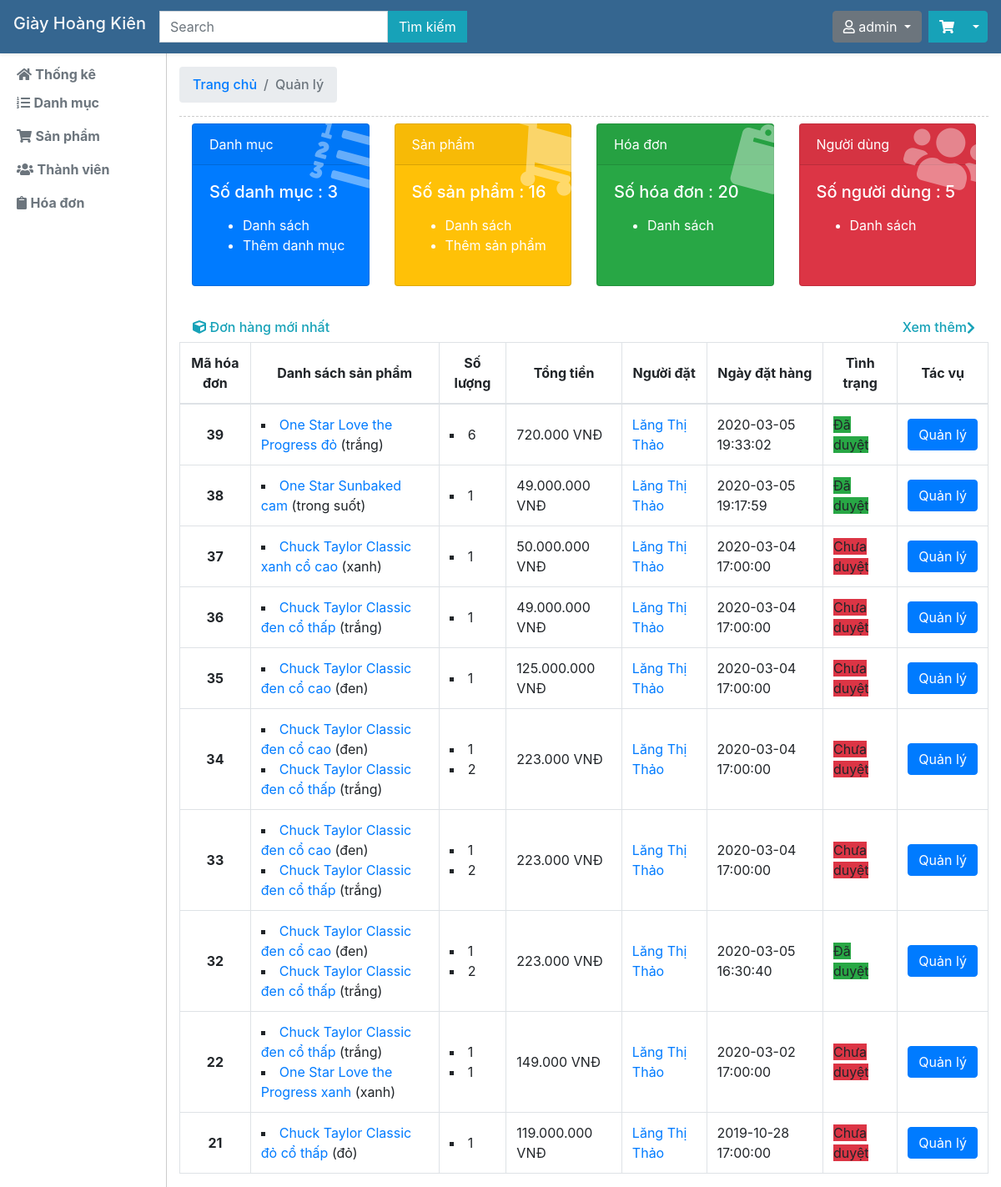
Page /quanly.php (signed in) on the committed database.
### tables this page shows
CREATE TABLE `hoadon` (
  `id_hoadon` int(10) NOT NULL,
  `listidsanpham` varchar(255) NOT NULL,
  `listsoluongsanpham` varchar(500) NOT NULL,
  `tongtien` varchar(255) NOT NULL,
  `idthanhvien` int(10) NOT NULL,
  `ngaygiaohang` timestamp NOT NULL DEFAULT current_timestamp() ON UPDATE current_timestamp(),
  `tinhtrang` tinyint(1) NOT NULL DEFAULT 0,
  `hoten` varchar(255) NOT NULL,
  `email` varchar(255) NOT NULL,
  `sodienthoai` varchar(15) NOT NULL,
  `diachi` text NOT NULL,
  `listmausac` varchar(255) NOT NULL,
  `phuongthuc` int(11) NOT NULL
);

CREATE TABLE `sanpham` (
  `id_sanpham` int(10) NOT NULL,
  `ten` varchar(255) NOT NULL,
  `gia` varchar(255) NOT NULL,
  `mota` text NOT NULL,
  `anhdaidien` varchar(255) NOT NULL,
  `mausac` varchar(255) NOT NULL,
  `soluong` varchar(255) NOT NULL,
  `iddanhmuc` int(10) NOT NULL
);

CREATE TABLE `thanhvien` (
  `id_thanhvien` int(10) NOT NULL,
  `tendangnhap` varchar(255) NOT NULL,
  `matkhau` varchar(255) NOT NULL,
  `hoten` varchar(255) NOT NULL,
  `email` varchar(255) NOT NULL,
  `sodienthoai` varchar(15) NOT NULL,
  `diachi` text NOT NULL,
  `level` tinyint(1) NOT NULL DEFAULT 0
);

### controller/quanly.php (called while the page is built, shortened)
<?php
class Controller
{
	protected $model;
	public function __construct(){
		require_once('./model/model.php');
		$this->model = new Model();
	}
	public function index(){
		$listhoadon = $this->model->getsHoaDon(10);
		require_once('./view/quanly.php');
	}
}
 ?>

### model/model.php (called while the page is built, shortened)
<?php
class Model
{
	protected $host,$db,$user,$pass,$conn;
	public function __construct(){
		$this->host = 'localhost';
		$this->db = 'web_giay';
		$this->user = 'root';
		$this->pass = '';
		$this->conn = new mysqli($this->host,$this->user,$this->pass,$this->db);
		$this->conn->set_charset("utf8");
	}
	public function count($table){
		$sql = "SELECT * FROM $table";
		$r = $this->conn->query($sql);
		return $r->num_rows;
	}
	public function getsHoaDon($limit=100){
		$sql = "SELECT * FROM hoadon ORDER BY id_hoadon DESC LIMIT $limit";
		$result = $this->conn->query($sql);
		if($result->num_rows > 0){
			return $result;
		} else {
			return null;
		}
	}
	public function getSanPham($id){
		$sql = "SELECT * FROM sanpham WHERE id_sanpham=$id";
		$result = $this->conn->query($sql);
		if($result->num_rows > 0){
			return $result->fetch_assoc();
		} else {
			return null;
		}
	}
	public function getThanhVienByID($id){
		$sql = "SELECT * FROM thanhvien WHERE id_thanhvien=$id";
		$result = $this->conn->query($sql);
		if($result->num_rows > 0)
			return $result->fetch_assoc();
		return false;
	}
}
 ?>

### view/quanly.php (the view, shortened to what this page needs)
<?php require_once('./view/header_quanly.php') ?>
<h6 class="sidebar-heading d-flex justify-content-between align-items-center mt-4 mb-2 text-success" style="border-bottom: 1px dashed #ccc">
  <nav aria-label="breadcrumb">
      <ol class="breadcrumb">
        <li class="breadcrumb-item"><a href="index.php">Trang chủ</a></li>
        <li class="breadcrumb-item active" aria-current="page">Quản lý</li>
      </ol>
    </nav>
</h6>
<div class="row">
    <div class="col-12">
        <div class="card-deck m-0">
            <div class="card text-white bg-primary mb-3" style="max-width: 18rem;">
                <div class="card-header">Danh mục
                    <div class="card-body-icon">
                        <i class="fas fa-list-ol"></i>
                    </div>
                </div>
                <div class="card-body">
                    <h5 class="card-title">Số danh mục : <?php echo $this->model->count('danhmuc') ?></h5>
                    <p class="card-text">
                        <ul>
                            <li><a href="#" class="text-white">Danh sách</a></li>
                            <li><a href="#" class="text-white">Thêm danh mục</a></li>
                        </ul>
                    </p>
                </div>
            </div>
            <div class="card text-white bg-warning mb-3" style="max-width: 18rem;">
                <div class="card-header">Sản phẩm
                    <div class="card-body-icon">
                        <i class="fas fa-shopping-cart"></i>
                    </div>
                </div>
                <div class="card-body">
                    <h5 class="card-title">Số sản phẩm : <?php echo $this->model->count('sanpham') ?></h5>
                    <p class="card-text">
                        <ul>
                            <li><a href="#" class="text-white">Danh sách</a></li>
                            <li><a href="#" class="text-white">Thêm sản phẩm</a></li>
                        </ul>
                    </p>
                </div>
            </div>
            <div class="card text-white bg-success mb-3" style="max-width: 18rem;">
                <div class="card-header">Hóa đơn
                    <div class="card-body-icon">
                        <i class="fas fa-clipboard"></i>
                    </div>
                </div>
                <div class="card-body">
                    <h5 class="card-title">Số hóa đơn : <?php echo $this->model->count('hoadon') ?></h5>
                    <p class="card-text">
                        <ul>
                            <li><a href="#" class="text-white">Danh sách</a></li>
                        </ul>
                    </p>
                </div>
            </div>
            <div class="card text-white bg-danger mb-3" style="max-width: 18rem;">
                <div class="card-header">Người dùng
                    <div class="card-body-icon">
                        <i class="fas fa-users"></i>
                    </div>
                </div>
                <div class="card-body">
                    <h5 class="card-title">Số người dùng : <?php echo $this->model->count('thanhvien') ?></h5>
                    <p class="card-text">
                        <ul>
                            <li><a href="#" class="text-white">Danh sách</a></li>
                        </ul>
                    </p>
                </div>
            </div>
        </div>
    </div>
</div>
<div class="row">
    <div class="col-12">
        <h6 class="sidebar-heading d-flex justify-content-between align-items-center px-3 mt-4 mb-2 text-info">
          <span><i class="fas fa-cube"></i>  Đơn hàng mới nhất</span>
          <a class="d-flex align-items-center text-info" href="#">
            Xem thêm <i class="fas fa-chevron-right"></i>
          </a>
        </h6>
        <table class="table table-hover table-bordered">
            <thead>
                <tr>
                    <th scope="col" class="align-middle text-center">Mã hóa đơn</th>
                    <th scope="col" class="align-middle text-center">Danh sách sản phẩm</th>
                    <th scope="col" class="align-middle text-center">Số lượng</th>
                    <th scope="col" class="align-middle text-center">Tổng tiền</th>
                    <th scope="col" class="align-middle text-center">Người đặt</th>
                    <th scope="col" class="align-middle text-center">Ngày đặt hàng</th>
                    <th scope="col" class="align-middle text-center">Tình trạng</th>
                    <th scope="col" class="align-middle text-center">Tác vụ</th>
                </tr>
            </thead>
            <tbody>
                <?php $i=1;if(is_null($listhoadon)){
                    echo '<tr><td colspan="8">Chưa có hóa đơn nào !</td></tr>';
                } else {
                while($hd = $listhoadon->fetch_assoc()){ ?>
                <tr>
                    <th scope="row" class="align-middle text-center"><?php echo $hd['id_hoadon'] ?></th>
                    <td class="align-middle">
                        <?php
                        $mang_sanpham = explode('|', $hd['listidsanpham']);
                        $mang_mausac = explode('|', $hd['listmausac']);
                        foreach($mang_sanpham as $key=>$sp){ ?>
                            <li style="list-style: square;">
                                <a href="sanpham.php?id=<?php echo $sp ?>"><?php echo $this->model->getSanPham($sp)['ten'] ?></a> (<?php echo $mang_mausac[$key] ?>)
                            </li>
                        <?php } ?>
                    </td>
                    <td class="align-middle">
                        <?php
                        $mang_soluong = explode('|', $hd['listsoluongsanpham']);
                        foreach($mang_soluong as $sl){ ?>
                            <li style="list-style: square;">
                                <?php echo $sl ?>
                            </li>
                        <?php } ?>
                    </td>
                    <td class="align-middle">
                        <?php echo $hd['tongtien'] ?>.000 VNĐ
                    </td>
                    <td class="align-middle">
                        <a href="thanhvien.php?id=<?php echo $hd['idthanhvien'] ?>"><?php echo $this->model->getThanhVienByID($hd['idthanhvien'])['hoten'] ?></a>
                    </td>
                    <td class="align-middle">
                        <?php echo $hd['ngaygiaohang']; ?>
                    </td>
                    <td class="align-middle">
                        <?php if($hd['tinhtrang']==0) echo '<span class="bg-danger">Chưa duyệt</span>';if($hd['tinhtrang']==1) echo '<span class="bg-success">Đã duyệt</span>';  ?>
                    </td>
                    <td class="align-middle">
                        <a href="quanly.php?task=cthd&id=<?php echo $hd['id_hoadon'] ?>" class="btn btn-primary">Quản lý</a>
                    </td>
                </tr>
                <?php } }?>
            </tbody>
        </table>
    </div>
</div>
<?php require_once('./view/footer_quanly.php') ?>

### quanly.php (shortened to what this page needs)
<?php
require_once('./controller/quanly.php');
$controller = new Controller();
$task = isset($_GET['task']) ? $_GET['task'] : 'error';
switch ($task) {
	default:
		$controller->index();
		break;
}
 ?>

### view/header_quanly.php (shortened to what this page needs)
<!DOCTYPE html>
<html lang="en">
<head>
    <link rel="stylesheet" href="assets/bootstrap/css/bootstrap.min.css">
    <link rel="stylesheet" href="assets/font-awesome/css/all.min.css">
</head>
<body>
    <?php require_once('./view/navbar.php') ?>
    <div class="container-fluid">
        <div class="row">
            <div class="col-md-2">
                <div class="sidebar-sticky fixed-top px-1 col-2">
                    <h6 class="sidebar-heading d-flex justify-content-between align-items-center px-3 mt-4 mb-1  text-secondary">
                      <a href="quanly.php" class="text-muted" style="text-decoration: none;"><i class="fas fa-home"></i> <b>Thống kê</b></a>
                    </h6>
                    <ul class="nav flex-column">
                        <li class="nav-item">
                            <a class="nav-link text-muted" data-toggle="collapse" href="#qldm" role="button" aria-expanded="false" aria-controls="qldm">
                                <i class="fas fa-list-ol"></i> <b>Danh mục</b>
                            </a>
                        </li>
                        <li class="nav-item">
                            <a class="nav-link text-muted" data-toggle="collapse" href="#qlsp" role="button" aria-expanded="false" aria-controls="qlsp">
                                <i class="fas fa-shopping-cart"></i> <b>Sản phẩm</b>
                            </a>
                        </li>
                        <li class="nav-item">
                            <a class="nav-link text-muted" href="quanly.php?task=qltv">
                                <i class="fas fa-users"></i> <b>Thành viên</b>
                            </a>
                        </li>
                        <li class="nav-item">
                            <a class="nav-link text-muted" href="quanly.php?task=qlhd">
                                <i class="fas fa-clipboard"></i> <b>Hóa đơn</b>
                            </a>
                        </li>
                    </ul>
                </div>
            </div>
            <div class="col-md-10">

### view/navbar.php (shortened to what this page needs)
<nav class="navbar navbar-light bg-white shadow-sm fixed-top" style="background: #356690 !important;">
    <a href="index.php" class="navbar-brand h1 text-light">Giày Hoàng Kiên</a>
    <form class="form-inline mr-auto" method="GET" action="timkiem.php">
        <input class="form-control rounded-0" type="search" name="tukhoa" placeholder="Search" aria-label="Search">
        <button class="btn btn-info my-2 my-sm-0 rounded-left rounded-0" type="submit">Tìm kiếm</button>
    </form>
    <div class="dropdown mr-2">
        <a href="<?php if(isset($_SESSION['user_data'])){ echo 'quanly.php?task=dangxuat';} else { echo 'index.php?task=user';} ?>" class="btn btn-secondary <?php if(isset($_SESSION['user_data'])) echo 'dropdown-toggle'; ?>" <?php if(isset($_SESSION[ 'user_data'])) echo 'data-toggle="dropdown"';?>><i class="far fa-user"></i>
          <?php
            if(isset($_SESSION['user_data'])){
                echo $_SESSION['user_data']['tendangnhap'];
            } else {
                echo 'Đăng ký / Đăng nhập';
            } ?>
        </a>
    </div>
    <div class="btn-group">
        <button type="button" class="btn btn-info rounded-0"><i class="fas fa-shopping-cart"></i></button>
        <button type="button" class="btn btn-info dropdown-toggle dropdown-toggle-split" data-toggle="dropdown">
        </button>
    </div>
</nav>

### view/footer_quanly.php (shortened to what this page needs)
			</div>
        </div>
    </div>
</body>
</html>

### view/header_quanly.php (style rules this page uses)
body { margin-top: 56px; }
.sidebar-sticky { z-index: 0 !important; margin-top:56px;min-height: 100%;border-right: 1px solid #ccc; }
input { max-width: 100%; }
.card-body-icon { position: absolute; z-index: 0; top: -1.25rem; right: -1rem; opacity: 0.4; font-size: 5rem; -webkit-transform: rotate(15deg); transform: rotate(15deg); }

### rows in the picture
hoadon: id_hoadon "39", listidsanpham.ten "One Star Love the Progress đỏ", listmausac "trắng", listsoluongsanpham "6", tongtien "720", idthanhvien.hoten "Lăng Thị Thảo", ngaygiaohang "2020-03-05 19:33:02", tinhtrang "Đã duyệt"
hoadon: id_hoadon "38", listidsanpham.ten "One Star Sunbaked cam", listmausac "trong suốt", listsoluongsanpham "1", tongtien "49.000", idthanhvien.hoten "Lăng Thị Thảo", ngaygiaohang "2020-03-05 19:17:59", tinhtrang "Đã duyệt"
hoadon: id_hoadon "37", listidsanpham.ten "Chuck Taylor Classic xanh cổ cao", listmausac "xanh", listsoluongsanpham "1", tongtien "50.000", idthanhvien.hoten "Lăng Thị Thảo", ngaygiaohang "2020-03-04 17:00:00", tinhtrang "Chưa duyệt"
hoadon: id_hoadon "36", listidsanpham.ten "Chuck Taylor Classic đen cổ thấp", listmausac "trắng", listsoluongsanpham "1", tongtien "49.000", idthanhvien.hoten "Lăng Thị Thảo", ngaygiaohang "2020-03-04 17:00:00", tinhtrang "Chưa duyệt"
hoadon: id_hoadon "35", listidsanpham.ten "Chuck Taylor Classic đen cổ cao", listmausac "đen", listsoluongsanpham "1", tongtien "125.000", idthanhvien.hoten "Lăng Thị Thảo", ngaygiaohang "2020-03-04 17:00:00", tinhtrang "Chưa duyệt"
hoadon: id_hoadon "34", listidsanpham.ten "Chuck Taylor Classic đen cổ cao", listmausac "đen", listidsanpham.ten "Chuck Taylor Classic đen cổ thấp", listmausac "trắng", listsoluongsanpham "1", listsoluongsanpham "2", tongtien "223", idthanhvien.hoten "Lăng Thị Thảo", ngaygiaohang "2020-03-04 17:00:00", tinhtrang "Chưa duyệt"
hoadon: id_hoadon "33", listidsanpham.ten "Chuck Taylor Classic đen cổ cao", listmausac "đen", listidsanpham.ten "Chuck Taylor Classic đen cổ thấp", listmausac "trắng", listsoluongsanpham "1", listsoluongsanpham "2", tongtien "223", idthanhvien.hoten "Lăng Thị Thảo", ngaygiaohang "2020-03-04 17:00:00", tinhtrang "Chưa duyệt"
hoadon: id_hoadon "32", listidsanpham.ten "Chuck Taylor Classic đen cổ cao", listmausac "đen", listidsanpham.ten "Chuck Taylor Classic đen cổ thấp", listmausac "trắng", listsoluongsanpham "1", listsoluongsanpham "2", tongtien "223", idthanhvien.hoten "Lăng Thị Thảo", ngaygiaohang "2020-03-05 16:30:40", tinhtrang "Đã duyệt"
hoadon: id_hoadon "22", listidsanpham.ten "Chuck Taylor Classic đen cổ thấp", listmausac "trắng", listidsanpham.ten "One Star Love the Progress xanh", listmausac "xanh", listsoluongsanpham "1", tongtien "149", idthanhvien.hoten "Lăng Thị Thảo", ngaygiaohang "2020-03-02 17:00:00", tinhtrang "Chưa duyệt"
hoadon: id_hoadon "21", listidsanpham.ten "Chuck Taylor Classic đỏ cổ thấp", listmausac "đỏ", listsoluongsanpham "1", tongtien "119.000", idthanhvien.hoten "Lăng Thị Thảo", ngaygiaohang "2019-10-28 17:00:00", tinhtrang "Chưa duyệt"

### other values in the picture
$_SESSION['user_data']['tendangnhap'] "admin"
$this->model->count('danhmuc') "3"
$this->model->count('sanpham') "16"
$this->model->count('hoadon') "20"
$this->model->count('thanhvien') "5"
